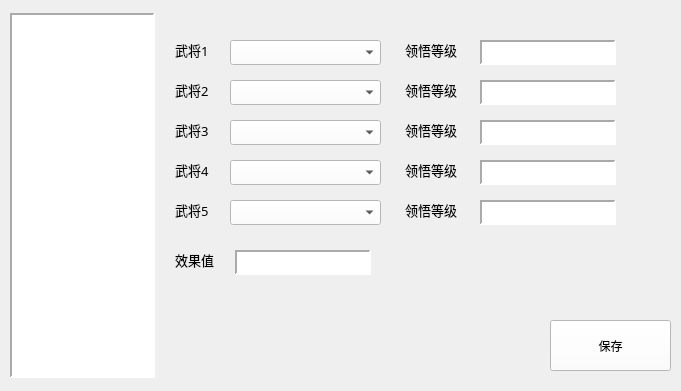
    <widget class="QWidget" name="widget_8" native="true">
     <property name="enabled">
      <bool>true</bool>
     </property>
     <property name="geometry">
      <rect>
       <x>0</x>
       <y>0</y>
       <width>681</width>
       <height>391</height>
      </rect>
     </property>
     <widget class="QListWidget" name="listview_mk">
      <property name="geometry">
       <rect>
        <x>10</x>
        <y>13</y>
        <width>145</width>
        <height>365</height>
       </rect>
      </property>
      <property name="font">
       <font>
        <pointsize>8</pointsize>
       </font>
      </property>
      <property name="styleSheet">
       <string notr="true">background-color:rgb(255, 255, 255);
color:rgb(0,0,0);</string>
      </property>
      <property name="frameShape">
       <enum>QFrame::Panel</enum>
      </property>
      <property name="frameShadow">
       <enum>QFrame::Sunken</enum>
      </property>
      <property name="lineWidth">
       <number>2</number>
      </property>
      <property name="autoScroll">
       <bool>true</bool>
      </property>
      <property name="editTriggers">
       <set>QAbstractItemView::NoEditTriggers</set>
      </property>
      <property name="defaultDropAction">
       <enum>Qt::MoveAction</enum>
      </property>
     </widget>
     <widget class="QPushButton" name="item_save_4">
      <property name="geometry">
       <rect>
        <x>550</x>
        <y>320</y>
        <width>121</width>
        <height>51</height>
       </rect>
      </property>
      <property name="styleSheet">
       <string notr="true">background-color:rgb(255, 255, 255);
color:rgb(0,0,0);</string>
      </property>
      <property name="text">
       <string>保存</string>
      </property>
     </widget>
     <widget class="QLabel" name="mk_1_1">
      <property name="geometry">
       <rect>
        <x>175</x>
        <y>40</y>
        <width>51</width>
        <height>20</height>
       </rect>
      </property>
      <property name="font">
       <font>
        <family>微软雅黑</family>
       </font>
      </property>
      <property name="styleSheet">
       <string notr="true">color:rgb(0,0,0);</string>
      </property>
      <property name="text">
       <string>&lt;html&gt;&lt;head/&gt;&lt;body&gt;&lt;p&gt;&lt;span style=&quot; font-size:10pt;&quot;&gt;武将1&lt;/span&gt;&lt;/p&gt;&lt;/body&gt;&lt;/html&gt;</string>
      </property>
     </widget>
     <widget class="QComboBox" name="mk_input_1_1">
      <property name="geometry">
       <rect>
        <x>230</x>
        <y>40</y>
        <width>151</width>
        <height>25</height>
       </rect>
      </property>
      <property name="styleSheet">
       <string notr="true">background-color:rgb(255, 255, 255);
color:rgb(0,0,0);</string>
      </property>
     </widget>
     <widget class="QTextEdit" name="mk_input_1_2">
      <property name="geometry">
       <rect>
        <x>480</x>
        <y>40</y>
        <width>136</width>
        <height>25</height>
       </rect>
      </property>
      <property name="font">
       <font>
        <family>微软雅黑</family>
        <pointsize>9</pointsize>
       </font>
      </property>
      <property name="styleSheet">
       <string notr="true">background-color:rgb(255, 255, 255);
color:rgb(0,0,0);</string>
      </property>
      <property name="frameShape">
       <enum>QFrame::Panel</enum>
      </property>
      <property name="lineWidth">
       <number>2</number>
      </property>
      <property name="verticalScrollBarPolicy">
       <enum>Qt::ScrollBarAlwaysOff</enum>
      </property>
      <property name="horizontalScrollBarPolicy">
       <enum>Qt::ScrollBarAlwaysOff</enum>
      </property>
     </widget>
     <widget class="QLabel" name="mk_1_2">
      <property name="geometry">
       <rect>
        <x>405</x>
        <y>40</y>
        <width>71</width>
        <height>20</height>
       </rect>
      </property>
      <property name="font">
       <font>
        <family>微软雅黑</family>
       </font>
      </property>
      <property name="styleSheet">
       <string notr="true">color:rgb(0,0,0);</string>
      </property>
      <property name="text">
       <string>&lt;html&gt;&lt;head/&gt;&lt;body&gt;&lt;p&gt;&lt;span style=&quot; font-size:10pt;&quot;&gt;领悟等级&lt;/span&gt;&lt;/p&gt;&lt;/body&gt;&lt;/html&gt;</string>
      </property>
     </widget>
     <widget class="QTextEdit" name="mk_input_1_4">
      <property name="geometry">
       <rect>
        <x>480</x>
        <y>80</y>
        <width>136</width>
        <height>25</height>
       </rect>
      </property>
      <property name="font">
       <font>
        <family>微软雅黑</family>
        <pointsize>9</pointsize>
       </font>
      </property>
      <property name="styleSheet">
       <string notr="true">background-color:rgb(255, 255, 255);
color:rgb(0,0,0);</string>
      </property>
      <property name="frameShape">
       <enum>QFrame::Panel</enum>
      </property>
      <property name="lineWidth">
       <number>2</number>
      </property>
      <property name="verticalScrollBarPolicy">
       <enum>Qt::ScrollBarAlwaysOff</enum>
      </property>
      <property name="horizontalScrollBarPolicy">
       <enum>Qt::ScrollBarAlwaysOff</enum>
      </property>
     </widget>
     <widget class="QLabel" name="mk_1_4">
      <property name="geometry">
       <rect>
        <x>405</x>
        <y>80</y>
        <width>71</width>
        <height>20</height>
       </rect>
      </property>
      <property name="font">
       <font>
        <family>微软雅黑</family>
       </font>
      </property>
      <property name="styleSheet">
       <string notr="true">color:rgb(0,0,0);</string>
      </property>
      <property name="text">
       <string>&lt;html&gt;&lt;head/&gt;&lt;body&gt;&lt;p&gt;&lt;span style=&quot; font-size:10pt;&quot;&gt;领悟等级&lt;/span&gt;&lt;/p&gt;&lt;/body&gt;&lt;/html&gt;</string>
      </property>
     </widget>
     <widget class="QLabel" name="mk_1_3">
      <property name="geometry">
       <rect>
        <x>175</x>
        <y>80</y>
        <width>51</width>
        <height>20</height>
       </rect>
      </property>
      <property name="font">
       <font>
        <family>微软雅黑</family>
       </font>
      </property>
      <property name="styleSheet">
       <string notr="true">color:rgb(0,0,0);</string>
      </property>
      <property name="text">
       <string>&lt;html&gt;&lt;head/&gt;&lt;body&gt;&lt;p&gt;&lt;span style=&quot; font-size:10pt;&quot;&gt;武将2&lt;/span&gt;&lt;/p&gt;&lt;/body&gt;&lt;/html&gt;</string>
      </property>
     </widget>
     <widget class="QComboBox" name="mk_input_1_3">
      <property name="geometry">
       <rect>
        <x>230</x>
        <y>80</y>
        <width>151</width>
        <height>25</height>
       </rect>
      </property>
      <property name="styleSheet">
       <string notr="true">background-color:rgb(255, 255, 255);
color:rgb(0,0,0);</string>
      </property>
     </widget>
     <widget class="QTextEdit" name="mk_input_1_6">
      <property name="geometry">
       <rect>
        <x>480</x>
        <y>120</y>
        <width>136</width>
        <height>25</height>
       </rect>
      </property>
      <property name="font">
       <font>
        <family>微软雅黑</family>
        <pointsize>9</pointsize>
       </font>
      </property>
      <property name="styleSheet">
       <string notr="true">background-color:rgb(255, 255, 255);
color:rgb(0,0,0);</string>
      </property>
      <property name="frameShape">
       <enum>QFrame::Panel</enum>
      </property>
      <property name="lineWidth">
       <number>2</number>
      </property>
      <property name="verticalScrollBarPolicy">
       <enum>Qt::ScrollBarAlwaysOff</enum>
      </property>
      <property name="horizontalScrollBarPolicy">
       <enum>Qt::ScrollBarAlwaysOff</enum>
      </property>
     </widget>
     <widget class="QLabel" name="mk_1_5">
      <property name="geometry">
       <rect>
        <x>175</x>
        <y>120</y>
        <width>51</width>
        <height>20</height>
       </rect>
      </property>
      <property name="font">
       <font>
        <family>微软雅黑</family>
       </font>
      </property>
      <property name="styleSheet">
       <string notr="true">color:rgb(0,0,0);</string>
      </property>
      <property name="text">
       <string>&lt;html&gt;&lt;head/&gt;&lt;body&gt;&lt;p&gt;&lt;span style=&quot; font-size:10pt;&quot;&gt;武将3&lt;/span&gt;&lt;/p&gt;&lt;/body&gt;&lt;/html&gt;</string>
      </property>
     </widget>
     <widget class="QComboBox" name="mk_input_1_5">
      <property name="geometry">
       <rect>
        <x>230</x>
        <y>120</y>
        <width>151</width>
        <height>25</height>
       </rect>
      </property>
      <property name="styleSheet">
       <string notr="true">background-color:rgb(255, 255, 255);
color:rgb(0,0,0);</string>
      </property>
     </widget>
     <widget class="QLabel" name="mk_1_6">
      <property name="geometry">
       <rect>
        <x>405</x>
        <y>120</y>
        <width>71</width>
        <height>20</height>
       </rect>
      </property>
      <property name="font">
       <font>
        <family>微软雅黑</family>
       </font>
      </property>
      <property name="styleSheet">
       <string notr="true">color:rgb(0,0,0);</string>
      </property>
      <property name="text">
       <string>&lt;html&gt;&lt;head/&gt;&lt;body&gt;&lt;p&gt;&lt;span style=&quot; font-size:10pt;&quot;&gt;领悟等级&lt;/span&gt;&lt;/p&gt;&lt;/body&gt;&lt;/html&gt;</string>
      </property>
     </widget>
     <widget class="QLabel" name="mk_1_8">
      <property name="geometry">
       <rect>
        <x>405</x>
        <y>160</y>
        <width>71</width>
        <height>20</height>
       </rect>
      </property>
      <property name="font">
       <font>
        <family>微软雅黑</family>
       </font>
      </property>
      <property name="styleSheet">
       <string notr="true">color:rgb(0,0,0);</string>
      </property>
      <property name="text">
       <string>&lt;html&gt;&lt;head/&gt;&lt;body&gt;&lt;p&gt;&lt;span style=&quot; font-size:10pt;&quot;&gt;领悟等级&lt;/span&gt;&lt;/p&gt;&lt;/body&gt;&lt;/html&gt;</string>
      </property>
     </widget>
     <widget class="QLabel" name="mk_1_7">
      <property name="geometry">
       <rect>
        <x>175</x>
        <y>160</y>
        <width>51</width>
        <height>20</height>
       </rect>
      </property>
      <property name="font">
       <font>
        <family>微软雅黑</family>
       </font>
      </property>
      <property name="styleSheet">
       <string notr="true">color:rgb(0,0,0);</string>
      </property>
      <property name="text">
       <string>&lt;html&gt;&lt;head/&gt;&lt;body&gt;&lt;p&gt;&lt;span style=&quot; font-size:10pt;&quot;&gt;武将4&lt;/span&gt;&lt;/p&gt;&lt;/body&gt;&lt;/html&gt;</string>
      </property>
     </widget>
     <widget class="QTextEdit" name="mk_input_1_8">
      <property name="geometry">
       <rect>
        <x>480</x>
        <y>160</y>
        <width>136</width>
        <height>25</height>
       </rect>
      </property>
      <property name="font">
       <font>
        <family>微软雅黑</family>
        <pointsize>9</pointsize>
       </font>
      </property>
      <property name="styleSheet">
       <string notr="true">background-color:rgb(255, 255, 255);
color:rgb(0,0,0);</string>
      </property>
      <property name="frameShape">
       <enum>QFrame::Panel</enum>
      </property>
      <property name="lineWidth">
       <number>2</number>
      </property>
      <property name="verticalScrollBarPolicy">
       <enum>Qt::ScrollBarAlwaysOff</enum>
      </property>
      <property name="horizontalScrollBarPolicy">
       <enum>Qt::ScrollBarAlwaysOff</enum>
      </property>
     </widget>
     <widget class="QComboBox" name="mk_input_1_7">
      <property name="geometry">
       <rect>
        <x>230</x>
        <y>160</y>
        <width>151</width>
        <height>25</height>
       </rect>
      </property>
      <property name="styleSheet">
       <string notr="true">background-color:rgb(255, 255, 255);
color:rgb(0,0,0);</string>
      </property>
     </widget>
     <widget class="QLabel" name="mk_1_10">
      <property name="geometry">
       <rect>
        <x>405</x>
        <y>200</y>
        <width>71</width>
        <height>20</height>
       </rect>
      </property>
      <property name="font">
       <font>
        <family>微软雅黑</family>
       </font>
      </property>
      <property name="styleSheet">
       <string notr="true">color:rgb(0,0,0);</string>
      </property>
      <property name="text">
       <string>&lt;html&gt;&lt;head/&gt;&lt;body&gt;&lt;p&gt;&lt;span style=&quot; font-size:10pt;&quot;&gt;领悟等级&lt;/span&gt;&lt;/p&gt;&lt;/body&gt;&lt;/html&gt;</string>
      </property>
     </widget>
     <widget class="QLabel" name="mk_1_9">
      <property name="geometry">
       <rect>
        <x>175</x>
        <y>200</y>
        <width>51</width>
        <height>20</height>
       </rect>
      </property>
      <property name="font">
       <font>
        <family>微软雅黑</family>
       </font>
      </property>
      <property name="styleSheet">
       <string notr="true">color:rgb(0,0,0);</string>
      </property>
      <property name="text">
       <string>&lt;html&gt;&lt;head/&gt;&lt;body&gt;&lt;p&gt;&lt;span style=&quot; font-size:10pt;&quot;&gt;武将5&lt;/span&gt;&lt;/p&gt;&lt;/body&gt;&lt;/html&gt;</string>
      </property>
     </widget>
     <widget class="QComboBox" name="mk_input_1_9">
      <property name="geometry">
       <rect>
        <x>230</x>
        <y>200</y>
        <width>151</width>
        <height>25</height>
       </rect>
      </property>
      <property name="styleSheet">
       <string notr="true">background-color:rgb(255, 255, 255);
color:rgb(0,0,0);</string>
      </property>
     </widget>
     <widget class="QTextEdit" name="mk_input_1_10">
      <property name="geometry">
       <rect>
        <x>480</x>
        <y>200</y>
        <width>136</width>
        <height>25</height>
       </rect>
      </property>
      <property name="font">
       <font>
        <family>微软雅黑</family>
        <pointsize>9</pointsize>
       </font>
      </property>
      <property name="styleSheet">
       <string notr="true">background-color:rgb(255, 255, 255);
color:rgb(0,0,0);</string>
      </property>
      <property name="frameShape">
       <enum>QFrame::Panel</enum>
      </property>
      <property name="lineWidth">
       <number>2</number>
      </property>
      <property name="verticalScrollBarPolicy">
       <enum>Qt::ScrollBarAlwaysOff</enum>
      </property>
      <property name="horizontalScrollBarPolicy">
       <enum>Qt::ScrollBarAlwaysOff</enum>
      </property>
     </widget>
     <widget class="QLabel" name="mk_1_11">
      <property name="geometry">
       <rect>
        <x>175</x>
        <y>250</y>
        <width>71</width>
        <height>20</height>
       </rect>
      </property>
      <property name="font">
       <font>
        <family>微软雅黑</family>
       </font>
      </property>
      <property name="styleSheet">
       <string notr="true">color:rgb(0,0,0);</string>
      </property>
      <property name="text">
       <string>&lt;html&gt;&lt;head/&gt;&lt;body&gt;&lt;p&gt;&lt;span style=&quot; font-size:10pt;&quot;&gt;效果值&lt;/span&gt;&lt;/p&gt;&lt;/body&gt;&lt;/html&gt;</string>
      </property>
     </widget>
     <widget class="QTextEdit" name="mk_input_1_11">
      <property name="geometry">
       <rect>
        <x>235</x>
        <y>250</y>
        <width>136</width>
        <height>25</height>
       </rect>
      </property>
      <property name="font">
       <font>
        <family>微软雅黑</family>
        <pointsize>9</pointsize>
       </font>
      </property>
      <property name="styleSheet">
       <string notr="true">background-color:rgb(255, 255, 255);
color:rgb(0,0,0);</string>
      </property>
      <property name="frameShape">
       <enum>QFrame::Panel</enum>
      </property>
      <property name="lineWidth">
       <number>2</number>
      </property>
      <property name="verticalScrollBarPolicy">
       <enum>Qt::ScrollBarAlwaysOff</enum>
      </property>
      <property name="horizontalScrollBarPolicy">
       <enum>Qt::ScrollBarAlwaysOff</enum>
      </property>
     </widget>
    </widget>
